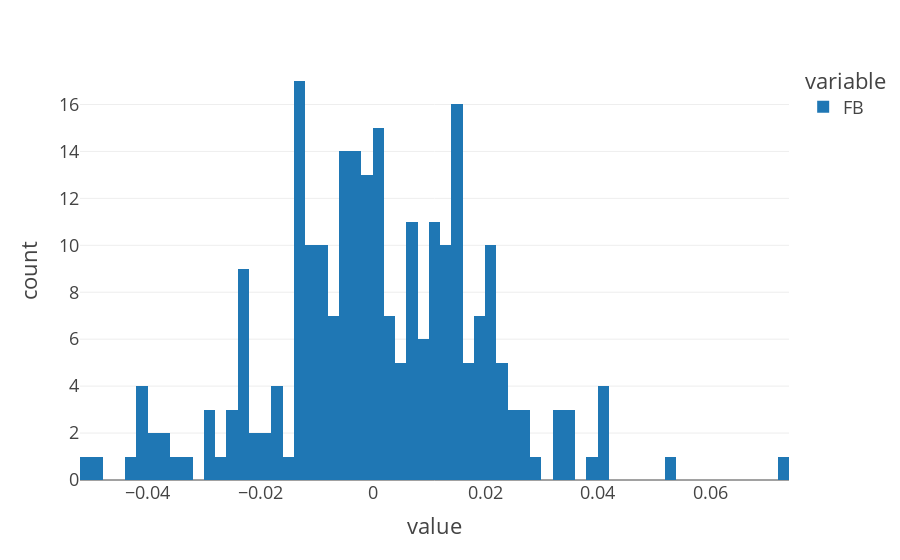

Notebook code for this chart:
### Code cell
fig = px.histogram(ret.FB, nbins=100)
fig.show()

### Figure 1 — Plotly figure (JSON) as saved in the notebook; plotly's stock layout.template omitted (floating-point values rounded to 4 significant figures; data arrays with more than 128 entries replaced by an {"elided": "..."} marker saying what was removed)
{"data": [{"alignmentgroup": "True", "bingroup": "x", "hovertemplate": "variable=FB<br>value=%{x}<br>count=%{y}<extra></extra>", "legendgroup": "FB", "marker": {"color": "#1F77B4", "pattern": {"shape": ""}}, "name": "FB", "nbinsx": 100, "offsetgroup": "FB", "orientation": "v", "showlegend": true, "type": "histogram", "x": {"elided": "251 float values"}, "xaxis": "x", "yaxis": "y"}], "layout": {"barmode": "relative", "legend": {"title": {"text": "variable"}, "tracegroupgap": 0}, "margin": {"t": 60}, "xaxis": {"anchor": "y", "domain": [0, 1], "title": {"text": "value"}}, "yaxis": {"anchor": "x", "domain": [0, 1], "title": {"text": "count"}}}}
